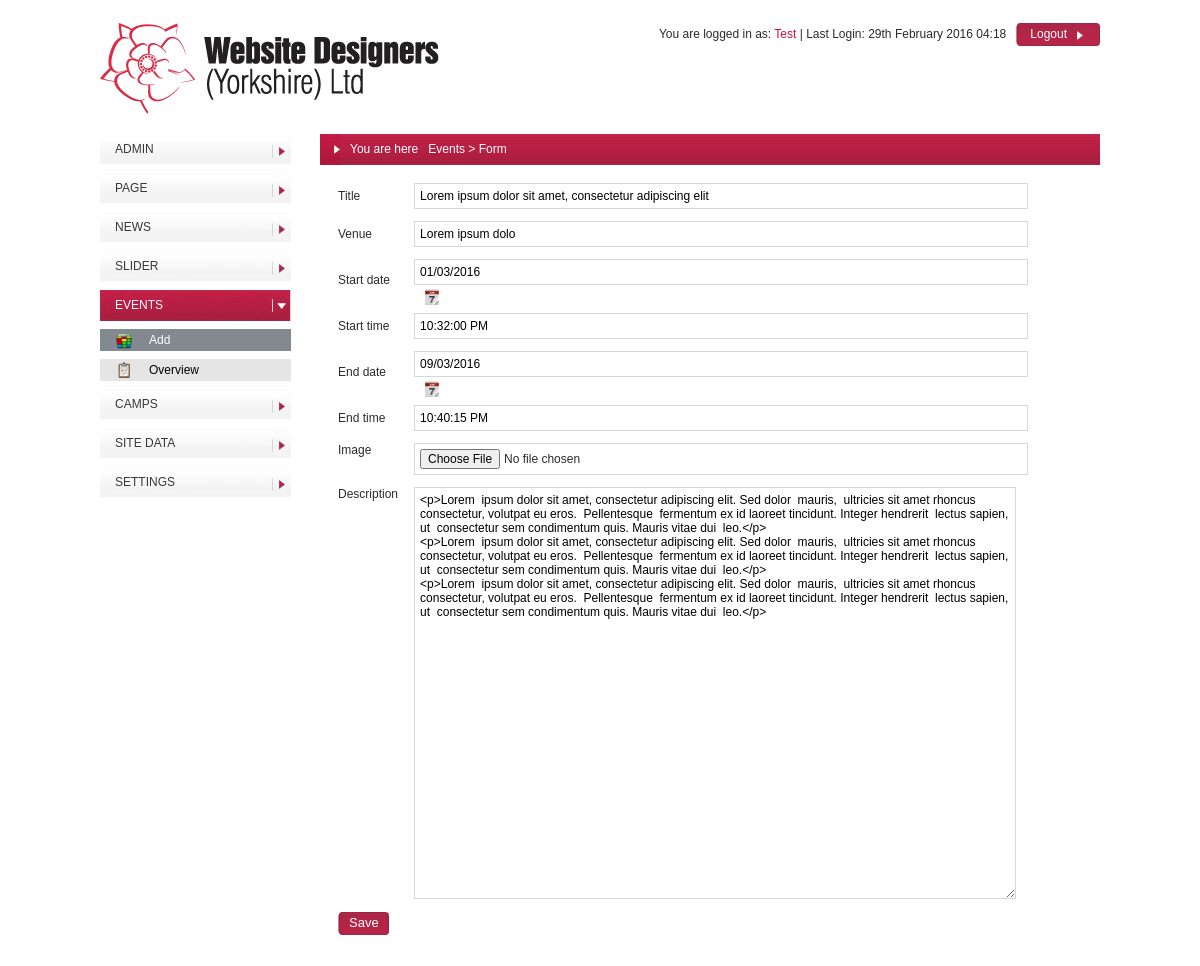
The page /admin/control-panel.php?module=events&action=form&id=1 (signed in) on the database its author committed.
### tables this page shows
CREATE TABLE IF NOT EXISTS `events` (
  `id` int(11) NOT NULL,
  `title` varchar(256) DEFAULT NULL,
  `description` text,
  `start_date` varchar(16) DEFAULT NULL,
  `start_time` varchar(16) DEFAULT NULL,
  `end_date` varchar(16) DEFAULT NULL,
  `end_time` varchar(16) DEFAULT NULL,
  `venue` varchar(16) DEFAULT NULL
);

### admin/includes/functions/database.php (called while the page is built, shortened)
<?php
function table_fetch_row($table, $where, $order_by = '')
{
	global $db;
	$sql = sprintf('SELECT * FROM %s', $table);
	if (strlen($where) > 0) {
		$sql .= sprintf(' WHERE %s', $where);
	}
	$sql .= ' LIMIT 0,1';
	$r = mysql_query($sql, $db) or die(mysql_error($db));
	if (mysql_num_rows($r) == 0) {
		return false;
	} else {
		return mysql_fetch_assoc($r);
	}
}
?>

### admin/modules/events/form.php (the view, shortened to what this page needs)
<?php
$id = get_id();
$data = table_fetch_row('events', sprintf('id="%d"', $id));
?>
<form action="" method="post">
    <table>
        <tbody>
        <tr>
            <td>Title</td>
            <td>
                <input type="text" name="title" placeholder="Event title"
                       value="<?php echo isset($data['title']) ? $data['title'] : null; ?>"/>
            </td>
        </tr>
        <tr>
            <td>Venue</td>
            <td>
                <input type="text" name="venue" placeholder="Event venue"
                       value="<?php echo isset($data['venue']) ? $data['venue'] : null; ?>"/>
            </td>
        </tr>
        <tr>
            <td>Start date</td>
            <td>
                <input type="text" class="datepicker" name="start_date" placeholder="Event start date"
                       value="<?php echo isset($data['start_date']) ? date('d/m/Y',strtotime($data['start_date'])) : null; ?>"/>
            </td>
        </tr>
        <tr>
            <td>Start time</td>
            <td>
                <input type="text" name="start_time" placeholder="Event start time"
                       value="<?php echo isset($data['start_time']) ? $data['start_time'] : null; ?>"/>
            </td>
        </tr>
        <tr>
            <td>End date</td>
            <td>
                <input type="text" class="datepicker" name="end_date" placeholder="Event end date"
                       value="<?php echo isset($data['end_date']) ? date('d/m/Y',strtotime($data['end_date'])) : null; ?>"/>
            </td>
        </tr>
        <tr>
            <td>End time</td>
            <td>
                <input type="text" name="end_time" placeholder="Event end time"
                       value="<?php echo isset($data['end_time']) ? $data['end_time'] : null; ?>"/>
            </td>
        </tr>
        <tr valign="top">
            <td>Image</td>
            <td>
                <input type="file" name="image"/>
            </td>
        </tr>
        <tr valign="top">
            <td>Description</td>
            <td>
                <?php show_fckeditor('description', isset($data['description']) ? $data['description'] : null); ?>
            </td>
        </tr>
        <tr>
            <td>
            </td>
        </tr>
        </tbody>
    </table>
</form>

### admin/resources/fckeditor/fckeditor_php5.php (shortened to what this page needs)
<?php
function FCKeditor_IsCompatibleBrowser()
{
	if ( isset( $_SERVER ) ) {
		$sAgent = $_SERVER['HTTP_USER_AGENT'] ;
	}
	if ( strpos($sAgent, 'MSIE') !== false && strpos($sAgent, 'mac') === false && strpos($sAgent, 'Opera') === false )
	{
		$iVersion = (float)substr($sAgent, strpos($sAgent, 'MSIE') + 5, 3) ;
		return ($iVersion >= 5.5) ;
	}
	else if ( strpos($sAgent, 'Gecko/') !== false )
	{
		$iVersion = (int)substr($sAgent, strpos($sAgent, 'Gecko/') + 6, 8) ;
		return ($iVersion >= 20030210) ;
	}
	else if ( strpos($sAgent, 'Opera/') !== false )
	{
		$fVersion = (float)substr($sAgent, strpos($sAgent, 'Opera/') + 6, 4) ;
		return ($fVersion >= 9.5) ;
	}
	else if ( preg_match( "|AppleWebKit/(\d+)|i", $sAgent, $matches ) )
	{
		$iVersion = $matches[1] ;
		return ( $matches[1] >= 522 ) ;
	}
	else
		return false ;
}
class FCKeditor
{
	public $InstanceName ;
	public $BasePath ;
	public $Width ;
	public $Height ;
	public $ToolbarSet ;
	public $Value ;
	public function __construct( $instanceName )
 	{
		$this->InstanceName	= $instanceName ;
		$this->BasePath		= '/fckeditor/' ;
		$this->Width		= '100%' ;
		$this->Height		= '200' ;
		$this->ToolbarSet	= 'Default' ;
		$this->Value		= '' ;
	}
	public function Create()
	{
		echo $this->CreateHtml() ;
	}
	public function CreateHtml()
	{
		$HtmlValue = htmlspecialchars( $this->Value ) ;
		$Html = '' ;
		if ( $this->IsCompatible() )
		{
			if ( isset( $_GET['fcksource'] ) && $_GET['fcksource'] == "true" )
				$File = 'fckeditor.original.html' ;
			else
				$File = 'fckeditor.html' ;
			$Link = "{$this->BasePath}editor/{$File}?InstanceName={$this->InstanceName}" ;
			if ( $this->ToolbarSet != '' )
				$Link .= "&amp;Toolbar={$this->ToolbarSet}" ;
			$Html .= "<input type=\"hidden\" id=\"{$this->InstanceName}\" name=\"{$this->InstanceName}\" value=\"{$HtmlValue}\" style=\"display:none\" />" ;
			$Html .= "<input type=\"hidden\" id=\"{$this->InstanceName}___Config\" value=\"" . $this->GetConfigFieldString() . "\" style=\"display:none\" />" ;
			$Html .= "<iframe id=\"{$this->InstanceName}___Frame\" src=\"{$Link}\" width=\"{$this->Width}\" height=\"{$this->Height}\" frameborder=\"0\" scrolling=\"no\"></iframe>" ;
		}
		else
		{
			if ( strpos( $this->Width, '%' ) === false )
				$WidthCSS = $this->Width . 'px' ;
			else
				$WidthCSS = $this->Width ;
			if ( strpos( $this->Height, '%' ) === false )
				$HeightCSS = $this->Height . 'px' ;
			else
				$HeightCSS = $this->Height ;
			$Html .= "<textarea name=\"{$this->InstanceName}\" rows=\"4\" cols=\"40\" style=\"width: {$WidthCSS}; height: {$HeightCSS}\">{$HtmlValue}</textarea>" ;
		}
		return $Html ;
	}
	public function IsCompatible()
	{
		return FCKeditor_IsCompatibleBrowser() ;
	}
}

### admin/resources/css/main.css (style rules this page uses)
* { margin:0; padding:0; }
body { position:relative; font-family:Tahoma, Geneva, sans-serif; font-size:12px; color:#2b2b2b; text-align:center; }
#content table { border-collapse:collapse; }
#content table td, #content table th { text-align:left; padding:8px 8px 4px 8px; }
input { border:1px solid #d6d6d6; font-family:Tahoma, Geneva, sans-serif; font-size:12px; padding:5px; }
textarea { border:1px solid #d6d6d6; font-family:Tahoma, Geneva, sans-serif; font-size:12px; padding:5px; }

### admin/includes/head.php (style rules this page uses)
input { min-width: 100%; }

### rows shown on the page
events: title "Lorem ipsum dolor sit amet, consectetur adipiscing elit", venue "Lorem ipsum dolo", start_date "01/03/2016", start_time "10:32:00 PM", end_date "09/03/2016", end_time "10:40:15 PM", description "<p>Lorem ipsum dolor sit amet, consectetur adipiscing elit. Sed dolor mauris, ultricies sit amet rhoncus consectetur, volutpat eu eros. Pellentesque fermentum ex id laoreet tincidunt. Integer hendrerit lectus sapien, ut consectetur sem condimentum quis. Mauris vitae dui leo.</p> <p>Lorem ipsum dolor sit amet, consectetur adipiscing elit. Sed dolor mauris, ultricies sit amet rhoncus consectetur, volutpat eu eros. Pellentesque fermentum ex id laoreet tincidunt. Integer hendrerit lectus sapien, ut consectetur sem condimentum quis. Mauris vitae dui leo.</p> <p>Lorem ipsum dolor sit amet, consectetur adipiscing elit. Sed dolor mauris, ultricies sit amet rhoncus consectetur, volutpat eu eros.…"

### other values the page prints
$_SESSION['admin']['name'] "Test"
date('jS F Y H:i', strtotime($_SESSION['admin']['last_login'])) "29th February 2016 04:18"
$text "Logout"
$module['title'] "ADMIN"
$module['title'] "PAGE"
$module['title'] "NEWS"
$module['title'] "SLIDER"
$module['title'] "EVENTS"
$item['title'] "Add"
$item['title'] "Overview"
$module['title'] "CAMPS"
$module['title'] "SITE DATA"
$module['title'] "SETTINGS"
str_replace('_', ' ', $_GET['module']) "Events"
str_replace('_', ' ', $_GET['action']) "Form"
